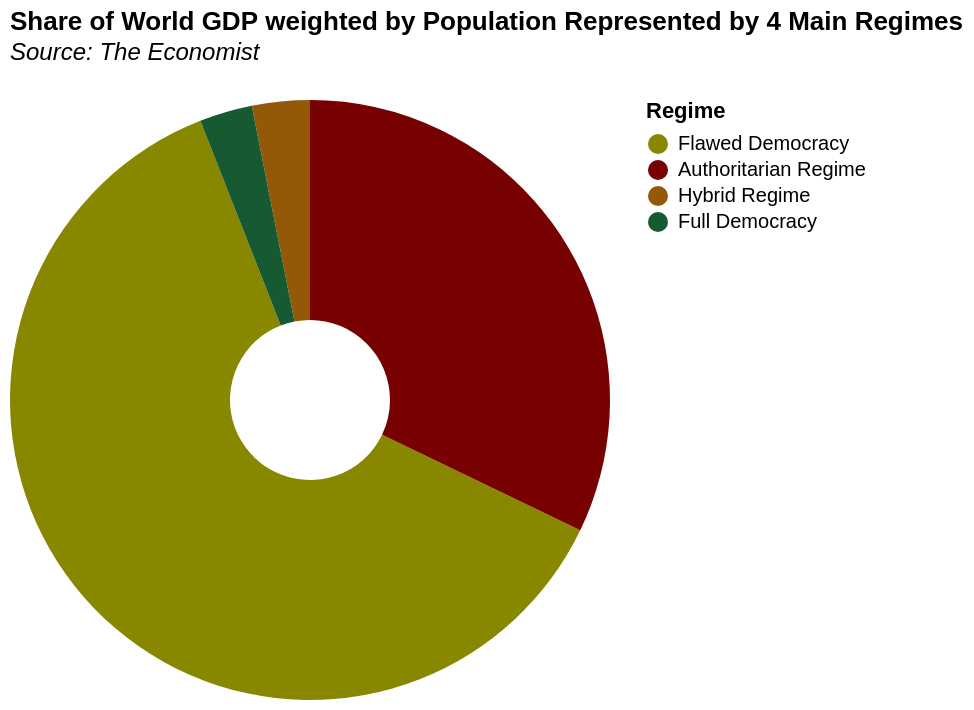

Vega-Lite specification for this chart:
### Vega-Lite specification from a JSON file in a GitHub repository (floating-point values rounded to 4 significant figures)
{"$schema": "https://vega.github.io/schema/vega-lite/v5.json", "title": {"text": "Share of World GDP weighted by Population Represented by 4 Main Regimes", "subtitle": ["Source: The Economist", ""], "subtitleFontStyle": "italic", "subtitleFontSize": 12, "anchor": "start", "color": "black"}, "data": {"values": [{"Regime": "Flawed Democracy", "value": 17460000000000.0}, {"Regime": "Authoritarian Regime", "value": 9069000000000.0}, {"Regime": "Hybrid Regime", "value": 876900000000.0}, {"Regime": "Full Democracy", "value": 803000000000.0}]}, "mark": {"type": "arc", "innerRadius": 40}, "encoding": {"theta": {"field": "value", "type": "quantitative"}, "color": {"field": "Regime", "type": "nominal", "sort": {"field": "value", "order": "descending"}, "scale": {"range": ["#880", "#700", "#935909", "#175930"]}}, "tooltip": [{"field": "value", "format": ",.0f", "title": "GDP in $"}]}}
